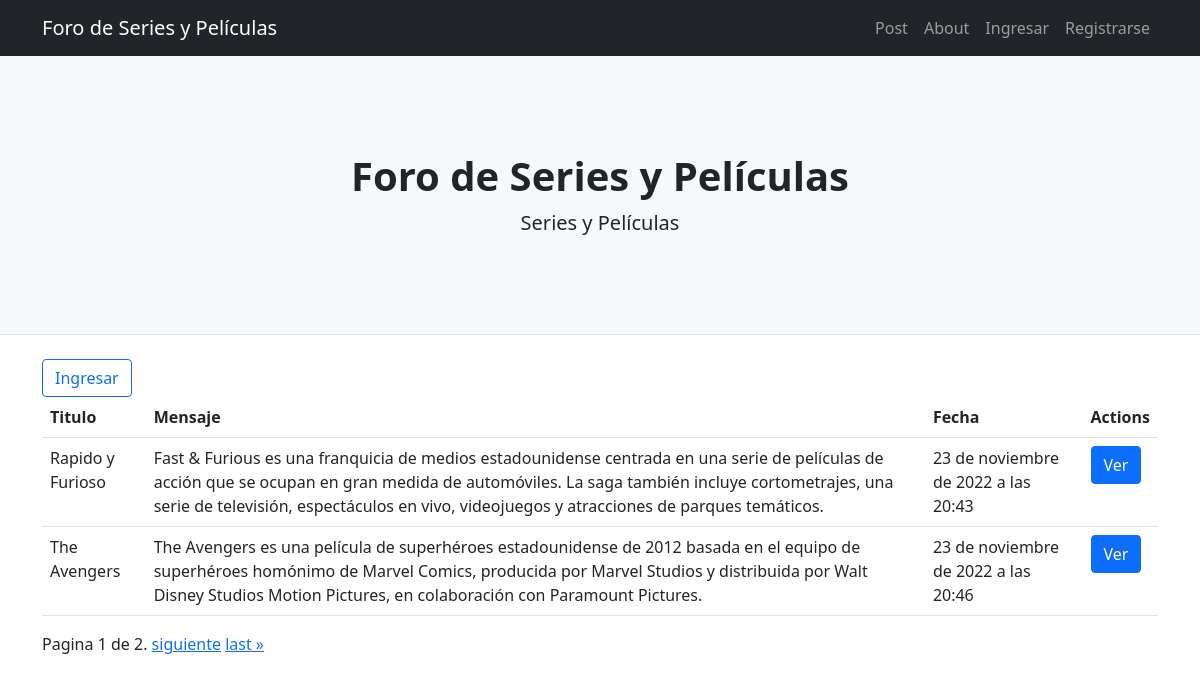
The app's page /lista/ with its own data.
### Primer_MVT/models.py (models this page shows)
class Posteo(models.Model):
    mensaje = models.TextField(max_length=300, default = "")
    titulo = models.CharField(max_length=40, default = "")
    fecha = models.DateTimeField(default = utils.timezone.now ) #,auto_now_add=True    django.utils.timezone.now
    imagen = models.ImageField(upload_to="imagenes/posteos", null=True, blank=True)

### Primer_MVT/views.py (the view)
# urls.py: path('lista/', ListPost.as_view(), name="lista-posteos"),
class ListPost(ListView):
    object_list = Posteo.objects.all()
    paginate_by = 2
    model = Posteo
    template_name = 'scripts/posteo_list.html'

### Primer_MVT/templates/scripts/posteo_list.html (shortened to what this page needs)
{% extends 'scripts/base.html' %} {% block contenido %}
<div class="container">
  {% if user.is_authenticated %}
  <h4 class="alinear-der">Bienvenido {{ user }}</h4>
  <a class="btn btn-outline-danger" href="{% url 'logout' %}">Salir</a>
  <a class="btn btn-outline-primary" href="{% url 'create-post' %}"
    >Crear un nuevo post</a
  >
  <a class="btn btn-outline-success" href="{% url 'profile-update' user.id %}"
    >Actualizar Profile</a
  >
  {% else %}
  <a class="btn btn-outline-primary" href="{% url 'login' %}"> Ingresar</a>
  {% endif %}
  <table class="table">
    <tr>
      <th>Titulo</th>
      <th>Mensaje</th>
      <th>Fecha</th>
      <th>Actions</th>
    </tr>
    {% for post in object_list %}
    <tr>
      <td>{{ post.titulo }}</td>
      <td>{{ post.mensaje }}</td>
      <td>{{ post.fecha }}</td>
      <td>
        <a class="btn btn-primary" href="{% url 'detalle-post' post.id  %}"
          >Ver</a
        >
      </td>
    </tr>
    {% endfor %}
  </table>
  <div class="pagination">
    <span class="step-links">
      <span class="current">
        Pagina {{ page_obj.number }} de {{ page_obj.paginator.num_pages }}.
      </span>
      {% if page_obj.has_next %}
      <a href="?page={{ page_obj.next_page_number }}">siguiente</a>
      <a href="?page={{ page_obj.paginator.num_pages }}">last &raquo;</a>
      {% endif %}
    </span>
  </div>
</div>
{% endblock %}

### records on screen
Posteo: titulo "Rapido y Furioso", mensaje "Fast & Furious es una franquicia de medios estadounidense centrada en una serie de películas de acción que se ocupan en gran medida de automóviles. La saga también incluye cortometrajes, una serie de televisión, espectáculos en vivo, videojuegos y atracciones de parques temáticos.", fecha "23 de noviembre de 2022 a las 20:43"
Posteo: titulo "The Avengers", mensaje "The Avengers es una película de superhéroes estadounidense de 2012 basada en el equipo de superhéroes homónimo de Marvel Comics, producida por Marvel Studios y distribuida por Walt Disney Studios Motion Pictures, en colaboración con Paramount Pictures.", fecha "23 de noviembre de 2022 a las 20:46"

### other values on screen
{{ page_obj.number }} "1"
{{ page_obj.paginator.num_pages }} "2"
